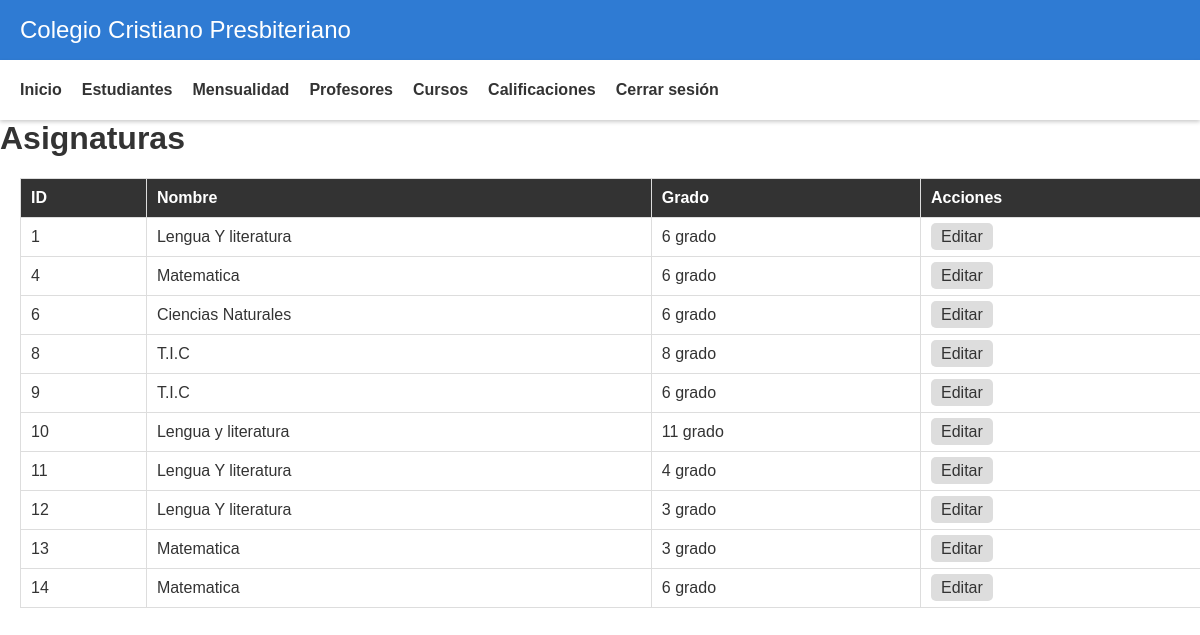
Screenshot of /code/view/secretaria/view_cursos.php (signed in) with the database file from the repository.
### tables this page shows
CREATE TABLE `asignaturas` (
  `id_asignatura` int(11) NOT NULL,
  `nombre_asignatura` varchar(50) NOT NULL,
  `id_grado` int(11) NOT NULL
);

CREATE TABLE `grados` (
  `id_grado` int(11) NOT NULL,
  `nombre_grado` varchar(50) NOT NULL
);

### code/view/secretaria/view_cursos.php (the view, shortened to what this page needs)
<?php
    include "../../conexion.php";
    include"header.php";
    $query = "SELECT a.*, g.nombre_grado AS nombre_grado
              FROM asignaturas a
              INNER JOIN grados g ON a.id_grado = g.id_grado
              ORDER BY a.id_asignatura";
    $result = $conexion->query($query);
?>
<!DOCTYPE html>
<html>
<head>
</head>
<body>
    <h1>Asignaturas</h1>
    <table>
        <thead>
            <tr>
                <th>ID</th>
                <th>Nombre</th>
                <th>Grado</th>
                <th>Acciones</th>
            </tr>
        </thead>
        <tbody>
            <?php while ($row = $result->fetch_assoc()): ?>
            <tr>
                <td><?php echo $row['id_asignatura']; ?></td>
                <td><?php echo $row['nombre_asignatura']; ?></td>
                <td><?php echo $row['nombre_grado']; ?></td>
                <td>
                    <a href="editar_asignatura.php?id=<?php echo $row['id_asignatura']; ?>">Editar</a>
                </td>
            </tr>
            <?php endwhile; ?>
        </tbody>
    </table>
</body>
</html>

### code/view/secretaria/style.css (style rules this page uses)
body { margin: 0; padding: 0; font-family: sans-serif; background-color: #fff; color: #333; }

### code/view/secretaria/view_cursos.php (style rules this page uses)
body { font-family: Arial, sans-serif; margin: 0; padding: 0; }
h1 { margin-top: 0; }
table { border-collapse: collapse; width: 100%; margin: 20px; }
th, td { padding: 10px; border: 1px solid #ddd; text-align: left; }
th { background-color: #333; color: #fff; }
td a { color: #333; text-decoration: none; background-color: #ddd; padding: 5px 10px; border-radius: 5px; }

### rows the page displays
asignaturas: id_asignatura "1", nombre_asignatura "Lengua Y literatura", id_grado.nombre_grado "6 grado"
asignaturas: id_asignatura "4", nombre_asignatura "Matematica", id_grado.nombre_grado "6 grado"
asignaturas: id_asignatura "6", nombre_asignatura "Ciencias Naturales", id_grado.nombre_grado "6 grado"
asignaturas: id_asignatura "8", nombre_asignatura "T.I.C", id_grado.nombre_grado "8 grado"
asignaturas: id_asignatura "9", nombre_asignatura "T.I.C", id_grado.nombre_grado "6 grado"
asignaturas: id_asignatura "10", nombre_asignatura "Lengua y literatura", id_grado.nombre_grado "11 grado"
asignaturas: id_asignatura "11", nombre_asignatura "Lengua Y literatura", id_grado.nombre_grado "4 grado"
asignaturas: id_asignatura "12", nombre_asignatura "Lengua Y literatura", id_grado.nombre_grado "3 grado"
asignaturas: id_asignatura "13", nombre_asignatura "Matematica", id_grado.nombre_grado "3 grado"
asignaturas: id_asignatura "14", nombre_asignatura "Matematica", id_grado.nombre_grado "6 grado"
